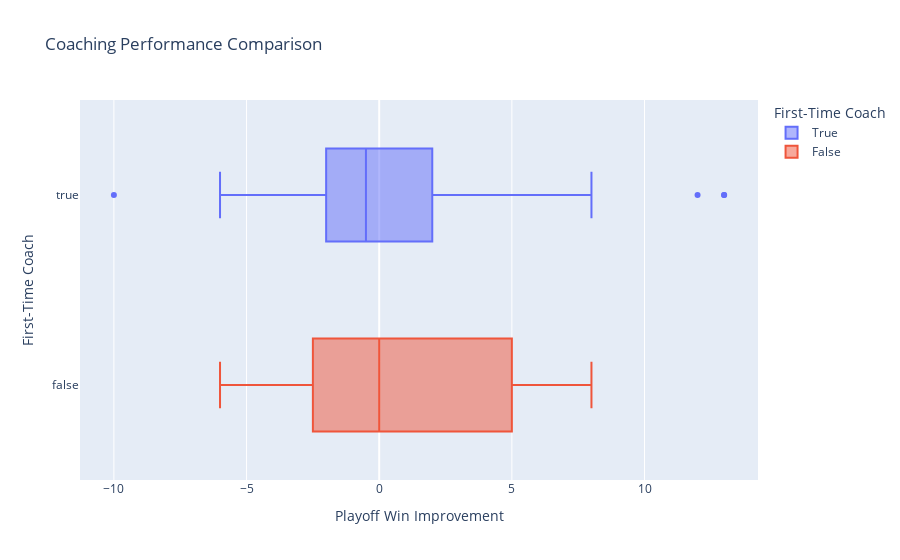

Here is the notebook cell this chart was saved with:
### Code cell
# Alternatively, create a box plot to visualize the distribution of coaching performance
fig = px.box(win_now_hires, x='Playoff Win Improvement', y='First Season', color='First Season',
             title='Coaching Performance Comparison',
             labels={'Overall #': 'Overall Performance', 'First Season': 'First-Time Coach'})
fig.show()

### Figure 1 — Plotly figure (JSON) as saved in the notebook; plotly's stock layout.template omitted (floating-point values rounded to 4 significant figures)
{"data": [{"alignmentgroup": "True", "hovertemplate": "First-Time Coach=%{y}<br>Playoff Win Improvement=%{x}<extra></extra>", "legendgroup": "True", "marker": {"color": "#636efa"}, "name": "True", "notched": false, "offsetgroup": "True", "orientation": "h", "showlegend": true, "type": "box", "x": [0, -1, -10, 0, 2, 8, -1, 1, -2, -2, -5, 13, -6, 2, 12, 13, -2, -1], "x0": " ", "xaxis": "x", "y": [true, true, true, true, true, true, true, true, true, true, true, true, true, true, true, true, true, true], "y0": " ", "yaxis": "y"}, {"alignmentgroup": "True", "hovertemplate": "First-Time Coach=%{y}<br>Playoff Win Improvement=%{x}<extra></extra>", "legendgroup": "False", "marker": {"color": "#EF553B"}, "name": "False", "notched": false, "offsetgroup": "False", "orientation": "h", "showlegend": true, "type": "box", "x": [8, 8, 3, -3, -5, -1, -2, -1, 5, 4, -2, -6, 4, 0, -3, 0, 5, -3, 7, 6], "x0": " ", "xaxis": "x", "y": [false, false, false, false, false, false, false, false, false, false, false, false, false, false, false, false, false, false, false, false], "y0": " ", "yaxis": "y"}], "layout": {"boxmode": "overlay", "legend": {"title": {"text": "First-Time Coach"}, "tracegroupgap": 0}, "title": {"text": "Coaching Performance Comparison"}, "xaxis": {"anchor": "y", "domain": [0, 1], "title": {"text": "Playoff Win Improvement"}}, "yaxis": {"anchor": "x", "categoryarray": [false, true], "categoryorder": "array", "domain": [0, 1], "title": {"text": "First-Time Coach"}}}}
